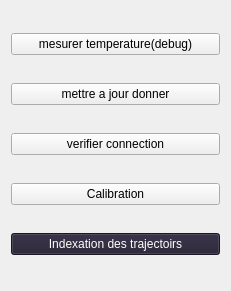
   <widget class="QWidget" name="verticalLayoutWidget_3">
    <property name="geometry">
     <rect>
      <x>620</x>
      <y>160</y>
      <width>231</width>
      <height>291</height>
     </rect>
    </property>
    <layout class="QVBoxLayout" name="verticalLayout_3">
     <item>
      <widget class="QPushButton" name="pushButton_MesureTemp">
       <property name="text">
        <string>mesurer temperature(debug)</string>
       </property>
      </widget>
     </item>
     <item>
      <widget class="QPushButton" name="pushButton_MetteAJour">
       <property name="text">
        <string>mettre a jour donner</string>
       </property>
      </widget>
     </item>
     <item>
      <widget class="QPushButton" name="pushButton_verifierConnection">
       <property name="text">
        <string>verifier connection</string>
       </property>
      </widget>
     </item>
     <item>
      <widget class="QPushButton" name="pushButton_Calibration">
       <property name="text">
        <string>Calibration</string>
       </property>
      </widget>
     </item>
     <item>
      <widget class="QPushButton" name="pushButton_IndexationTajectoire">
       <property name="palette">
        <palette>
         <active>
          <colorrole role="WindowText">
           <brush brushstyle="SolidPattern">
            <color alpha="255">
             <red>255</red>
             <green>255</green>
             <blue>255</blue>
            </color>
           </brush>
          </colorrole>
          <colorrole role="Button">
           <brush brushstyle="SolidPattern">
            <color alpha="255">
             <red>36</red>
             <green>31</green>
             <blue>49</blue>
            </color>
           </brush>
          </colorrole>
          <colorrole role="Light">
           <brush brushstyle="SolidPattern">
            <color alpha="255">
             <red>54</red>
             <green>46</green>
             <blue>73</blue>
            </color>
           </brush>
          </colorrole>
          <colorrole role="Midlight">
           <brush brushstyle="SolidPattern">
            <color alpha="255">
             <red>45</red>
             <green>38</green>
             <blue>61</blue>
            </color>
           </brush>
          </colorrole>
          <colorrole role="Dark">
           <brush brushstyle="SolidPattern">
            <color alpha="255">
             <red>18</red>
             <green>15</green>
             <blue>24</blue>
            </color>
           </brush>
          </colorrole>
          <colorrole role="Mid">
           <brush brushstyle="SolidPattern">
            <color alpha="255">
             <red>24</red>
             <green>21</green>
             <blue>33</blue>
            </color>
           </brush>
          </colorrole>
          <colorrole role="Text">
           <brush brushstyle="SolidPattern">
            <color alpha="255">
             <red>255</red>
             <green>255</green>
             <blue>255</blue>
            </color>
           </brush>
          </colorrole>
          <colorrole role="BrightText">
           <brush brushstyle="SolidPattern">
            <color alpha="255">
             <red>255</red>
             <green>255</green>
             <blue>255</blue>
            </color>
           </brush>
          </colorrole>
          <colorrole role="ButtonText">
           <brush brushstyle="SolidPattern">
            <color alpha="255">
             <red>255</red>
             <green>255</green>
             <blue>255</blue>
            </color>
           </brush>
          </colorrole>
          <colorrole role="Base">
           <brush brushstyle="SolidPattern">
            <color alpha="255">
             <red>0</red>
             <green>0</green>
             <blue>0</blue>
            </color>
           </brush>
          </colorrole>
          <colorrole role="Window">
           <brush brushstyle="SolidPattern">
            <color alpha="255">
             <red>36</red>
             <green>31</green>
             <blue>49</blue>
            </color>
           </brush>
          </colorrole>
          <colorrole role="Shadow">
           <brush brushstyle="SolidPattern">
            <color alpha="255">
             <red>0</red>
             <green>0</green>
             <blue>0</blue>
            </color>
           </brush>
          </colorrole>
          <colorrole role="AlternateBase">
           <brush brushstyle="SolidPattern">
            <color alpha="255">
             <red>18</red>
             <green>15</green>
             <blue>24</blue>
            </color>
           </brush>
          </colorrole>
          <colorrole role="ToolTipBase">
           <brush brushstyle="SolidPattern">
            <color alpha="255">
             <red>255</red>
             <green>255</green>
             <blue>220</blue>
            </color>
           </brush>
          </colorrole>
          <colorrole role="ToolTipText">
           <brush brushstyle="SolidPattern">
            <color alpha="255">
             <red>0</red>
             <green>0</green>
             <blue>0</blue>
            </color>
           </brush>
          </colorrole>
          <colorrole role="PlaceholderText">
           <brush brushstyle="SolidPattern">
            <color alpha="127">
             <red>255</red>
             <green>255</green>
             <blue>255</blue>
            </color>
           </brush>
          </colorrole>
          <colorrole role="Accent">
           <brush brushstyle="SolidPattern">
            <color alpha="255">
             <red>0</red>
             <green>0</green>
             <blue>0</blue>
            </color>
           </brush>
          </colorrole>
         </active>
         <inactive>
          <colorrole role="WindowText">
           <brush brushstyle="SolidPattern">
            <color alpha="255">
             <red>255</red>
             <green>255</green>
             <blue>255</blue>
            </color>
           </brush>
          </colorrole>
          <colorrole role="Button">
           <brush brushstyle="SolidPattern">
            <color alpha="255">
             <red>36</red>
             <green>31</green>
             <blue>49</blue>
            </color>
           </brush>
          </colorrole>
          <colorrole role="Light">
           <brush brushstyle="SolidPattern">
            <color alpha="255">
             <red>54</red>
             <green>46</green>
             <blue>73</blue>
            </color>
           </brush>
          </colorrole>
          <colorrole role="Midlight">
           <brush brushstyle="SolidPattern">
            <color alpha="255">
             <red>45</red>
             <green>38</green>
             <blue>61</blue>
            </color>
           </brush>
          </colorrole>
          <colorrole role="Dark">
           <brush brushstyle="SolidPattern">
            <color alpha="255">
             <red>18</red>
             <green>15</green>
             <blue>24</blue>
            </color>
           </brush>
          </colorrole>
          <colorrole role="Mid">
           <brush brushstyle="SolidPattern">
            <color alpha="255">
             <red>24</red>
             <green>21</green>
             <blue>33</blue>
            </color>
           </brush>
          </colorrole>
          <colorrole role="Text">
           <brush brushstyle="SolidPattern">
            <color alpha="255">
             <red>255</red>
             <green>255</green>
             <blue>255</blue>
            </color>
           </brush>
          </colorrole>
          <colorrole role="BrightText">
           <brush brushstyle="SolidPattern">
            <color alpha="255">
             <red>255</red>
             <green>255</green>
             <blue>255</blue>
            </color>
           </brush>
          </colorrole>
          <colorrole role="ButtonText">
           <brush brushstyle="SolidPattern">
            <color alpha="255">
             <red>255</red>
             <green>255</green>
             <blue>255</blue>
            </color>
           </brush>
          </colorrole>
          <colorrole role="Base">
           <brush brushstyle="SolidPattern">
            <color alpha="255">
             <red>0</red>
             <green>0</green>
             <blue>0</blue>
            </color>
           </brush>
          </colorrole>
          <colorrole role="Window">
           <brush brushstyle="SolidPattern">
            <color alpha="255">
             <red>36</red>
             <green>31</green>
             <blue>49</blue>
            </color>
           </brush>
          </colorrole>
          <colorrole role="Shadow">
           <brush brushstyle="SolidPattern">
            <color alpha="255">
             <red>0</red>
             <green>0</green>
             <blue>0</blue>
            </color>
           </brush>
          </colorrole>
          <colorrole role="AlternateBase">
           <brush brushstyle="SolidPattern">
            <color alpha="255">
             <red>18</red>
             <green>15</green>
             <blue>24</blue>
            </color>
           </brush>
          </colorrole>
          <colorrole role="ToolTipBase">
           <brush brushstyle="SolidPattern">
            <color alpha="255">
             <red>255</red>
             <green>255</green>
             <blue>220</blue>
            </color>
           </brush>
          </colorrole>
          <colorrole role="ToolTipText">
           <brush brushstyle="SolidPattern">
            <color alpha="255">
             <red>0</red>
             <green>0</green>
             <blue>0</blue>
            </color>
           </brush>
          </colorrole>
          <colorrole role="PlaceholderText">
           <brush brushstyle="SolidPattern">
            <color alpha="127">
             <red>255</red>
             <green>255</green>
             <blue>255</blue>
            </color>
           </brush>
          </colorrole>
          <colorrole role="Accent">
           <brush brushstyle="SolidPattern">
            <color alpha="255">
             <red>0</red>
             <green>0</green>
             <blue>0</blue>
            </color>
           </brush>
          </colorrole>
         </inactive>
         <disabled>
          <colorrole role="WindowText">
           <brush brushstyle="SolidPattern">
            <color alpha="255">
             <red>18</red>
             <green>15</green>
             <blue>24</blue>
            </color>
           </brush>
          </colorrole>
          <colorrole role="Button">
           <brush brushstyle="SolidPattern">
            <color alpha="255">
             <red>36</red>
             <green>31</green>
             <blue>49</blue>
            </color>
           </brush>
          </colorrole>
          <colorrole role="Light">
           <brush brushstyle="SolidPattern">
            <color alpha="255">
             <red>54</red>
             <green>46</green>
             <blue>73</blue>
            </color>
           </brush>
          </colorrole>
          <colorrole role="Midlight">
           <brush brushstyle="SolidPattern">
            <color alpha="255">
             <red>45</red>
             <green>38</green>
             <blue>61</blue>
            </color>
           </brush>
          </colorrole>
          <colorrole role="Dark">
           <brush brushstyle="SolidPattern">
            <color alpha="255">
             <red>18</red>
             <green>15</green>
             <blue>24</blue>
            </color>
           </brush>
          </colorrole>
          <colorrole role="Mid">
           <brush brushstyle="SolidPattern">
            <color alpha="255">
             <red>24</red>
             <green>21</green>
             <blue>33</blue>
            </color>
           </brush>
          </colorrole>
          <colorrole role="Text">
           <brush brushstyle="SolidPattern">
            <color alpha="255">
             <red>18</red>
             <green>15</green>
             <blue>24</blue>
            </color>
           </brush>
          </colorrole>
          <colorrole role="BrightText">
           <brush brushstyle="SolidPattern">
            <color alpha="255">
             <red>255</red>
             <green>255</green>
             <blue>255</blue>
            </color>
           </brush>
          </colorrole>
          <colorrole role="ButtonText">
           <brush brushstyle="SolidPattern">
            <color alpha="255">
             <red>18</red>
             <green>15</green>
             <blue>24</blue>
            </color>
           </brush>
          </colorrole>
          <colorrole role="Base">
           <brush brushstyle="SolidPattern">
            <color alpha="255">
             <red>36</red>
             <green>31</green>
             <blue>49</blue>
            </color>
           </brush>
          </colorrole>
          <colorrole role="Window">
           <brush brushstyle="SolidPattern">
            <color alpha="255">
             <red>36</red>
             <green>31</green>
             <blue>49</blue>
            </color>
           </brush>
          </colorrole>
          <colorrole role="Shadow">
           <brush brushstyle="SolidPattern">
            <color alpha="255">
             <red>0</red>
             <green>0</green>
             <blue>0</blue>
            </color>
           </brush>
          </colorrole>
          <colorrole role="AlternateBase">
           <brush brushstyle="SolidPattern">
            <color alpha="255">
             <red>36</red>
             <green>31</green>
             <blue>49</blue>
            </color>
           </brush>
          </colorrole>
          <colorrole role="ToolTipBase">
           <brush brushstyle="SolidPattern">
            <color alpha="255">
             <red>255</red>
             <green>255</green>
             <blue>220</blue>
            </color>
           </brush>
          </colorrole>
          <colorrole role="ToolTipText">
           <brush brushstyle="SolidPattern">
            <color alpha="255">
             <red>0</red>
             <green>0</green>
             <blue>0</blue>
            </color>
           </brush>
          </colorrole>
          <colorrole role="PlaceholderText">
           <brush brushstyle="SolidPattern">
            <color alpha="127">
             <red>18</red>
             <green>15</green>
             <blue>24</blue>
            </color>
           </brush>
          </colorrole>
          <colorrole role="Accent">
           <brush brushstyle="SolidPattern">
            <color alpha="255">
             <red>25</red>
             <green>22</green>
             <blue>35</blue>
            </color>
           </brush>
          </colorrole>
         </disabled>
        </palette>
       </property>
       <property name="text">
        <string>Indexation des trajectoirs</string>
       </property>
      </widget>
     </item>
    </layout>
   </widget>
